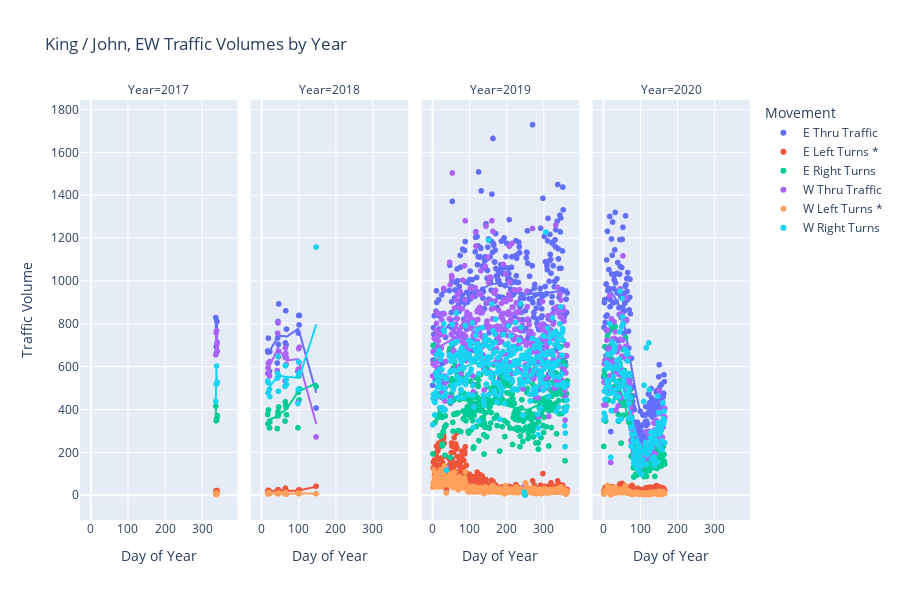

Notebook source saved alongside this figure:
### Code cell
fig = px.scatter(results, 
                 x="doy", 
                 y=["e_thru_vol", "e_left_vol", "e_right_vol", "w_thru_vol", "w_left_vol", "w_right_vol"], 
                 custom_data = ["date"], 
                 labels={
                     "doy" : "Day of Year", 
                     "value" : "Traffic Volume", 
                     "variable" : "Movement",
                     "year" : "Year"}, 
                 trendline="lowess", 
                 trendline_options=dict(frac=0.6),
                 facet_col="year",
                 height=600, 
                 title=titles_dict[intersection_uid] + " by Year")

fig.for_each_trace(lambda t: t.update(name = labels_dict[intersection_uid][t.name], 
                                      legendgroup = labels_dict[intersection_uid][t.name], 
                                      hovertemplate = t.hovertemplate.replace(t.name, labels_dict[intersection_uid][t.name]) + "<br>Date=%{customdata}"))
fig.show()

### Figure 1 — Plotly figure (JSON) as saved in the notebook; plotly's stock layout.template omitted (floating-point values rounded to 4 significant figures; data arrays with more than 128 entries replaced by an {"elided": "..."} marker saying what was removed)
{"data": [{"customdata": [["2017-12-04"], ["2017-12-05"], ["2017-12-06"], ["2017-12-07"], ["2017-12-08"]], "hovertemplate": "Movement=E Thru Traffic<br>Year=2017<br>Day of Year=%{x}<br>Traffic Volume=%{y}<extra></extra><br>Date=%{customdata}", "legendgroup": "E Thru Traffic", "marker": {"color": "#636efa", "symbol": "circle"}, "mode": "markers", "name": "E Thru Traffic", "showlegend": true, "type": "scattergl", "x": [338, 339, 340, 341, 342], "xaxis": "x", "y": [829, 693, 665, 811, 712], "yaxis": "y"}, {"hovertemplate": "<b>LOWESS trendline</b><br><br>Movement=E Thru Traffic<br>Year=2017<br>Day of Year=%{x}<br>Traffic Volume=%{y} <b>(trend)</b><extra></extra><br>Date=%{customdata}", "legendgroup": "E Thru Traffic", "marker": {"color": "#636efa", "symbol": "circle"}, "mode": "lines", "name": "E Thru Traffic", "showlegend": false, "type": "scattergl", "x": [338, 339, 340, 341, 342], "xaxis": "x", "y": [829, 693, 665, 811, 712], "yaxis": "y"}, {"customdata": [["2018-01-17"], ["2018-01-18"], ["2018-01-19"], ["2018-01-22"], ["2018-01-23"], ["2018-02-12"], ["2018-02-13"], ["2018-02-14"], ["2018-02-15"], ["2018-02-16"], ["2018-03-05"], ["2018-03-06"], ["2018-03-07"], ["2018-03-08"], ["2018-03-09"], ["2018-04-09"], ["2018-04-10"], ["2018-04-11"], ["2018-04-12"], ["2018-04-13"], ["2018-05-28"]], "hovertemplate": "Movement=E Thru Traffic<br>Year=2018<br>Day of Year=%{x}<br>Traffic Volume=%{y}<extra></extra><br>Date=%{customdata}", "legendgroup": "E Thru Traffic", "marker": {"color": "#636efa", "symbol": "circle"}, "mode": "markers", "name": "E Thru Traffic", "showlegend": false, "type": "scattergl", "x": [17, 18, 19, 22, 23, 43, 44, 45, 46, 47, 64, 65, 66, 67, 68, 99, 100, 101, 102, 103, 148], "xaxis": "x2", "y": [673, 668, 733, 578, 670, 617, 734, 811, 704, 893, 645, 711, 861, 703, 775, 578, 757, 839, 795, 839, 407], "yaxis": "y2"}, {"hovertemplate": "<b>LOWESS trendline</b><br><br>Movement=E Thru Traffic<br>Year=2018<br>Day of Year=%{x}<br>Traffic Volume=%{y} <b>(trend)</b><extra></extra><br>Date=%{customdata}", "legendgroup": "E Thru Traffic", "marker": {"color": "#636efa", "symbol": "circle"}, "mode": "lines", "name": "E Thru Traffic", "showlegend": false, "type": "scattergl", "x": [17, 18, 19, 22, 23, 43, 44, 45, 46, 47, 64, 65, 66, 67, 68, 99, 100, 101, 102, 103, 148], "xaxis": "x2", "y": [658.5, 661.3, 664.1, 672.8, 675.7, 732.3, 739.2, 744.0, 744.2, 743.4, 742.3, 741.8, 741.1, 740.2, 739.1, 776.3, 775.1, 771.9, 766.9, 760.5, 481.1], "yaxis": "y2"}, {"customdata": {"elided": "358x1 str values"}, "hovertemplate": "Movement=E Thru Traffic<br>Year=2019<br>Day of Year=%{x}<br>Traffic Volume=%{y}<extra></extra><br>Date=%{customdata}", "legendgroup": "E Thru Traffic", "marker": {"color": "#636efa", "symbol": "circle"}, "mode": "markers", "name": "E Thru Traffic", "showlegend": false, "type": "scattergl", "x": {"elided": "358 int values"}, "xaxis": "x3", "y": {"elided": "358 int values"}, "yaxis": "y3"}, {"hovertemplate": "<b>LOWESS trendline</b><br><br>Movement=E Thru Traffic<br>Year=2019<br>Day of Year=%{x}<br>Traffic Volume=%{y} <b>(trend)</b><extra></extra><br>Date=%{customdata}", "legendgroup": "E Thru Traffic", "marker": {"color": "#636efa", "symbol": "circle"}, "mode": "lines", "name": "E Thru Traffic", "showlegend": false, "type": "scattergl", "x": {"elided": "358 int values"}, "xaxis": "x3", "y": {"elided": "358 float values"}, "yaxis": "y3"}, {"customdata": {"elided": "166x1 str values"}, "hovertemplate": "Movement=E Thru Traffic<br>Year=2020<br>Day of Year=%{x}<br>Traffic Volume=%{y}<extra></extra><br>Date=%{customdata}", "legendgroup": "E Thru Traffic", "marker": {"color": "#636efa", "symbol": "circle"}, "mode": "markers", "name": "E Thru Traffic", "showlegend": false, "type": "scattergl", "x": {"elided": "166 int values"}, "xaxis": "x4", "y": {"elided": "166 int values"}, "yaxis": "y4"}, {"hovertemplate": "<b>LOWESS trendline</b><br><br>Movement=E Thru Traffic<br>Year=2020<br>Day of Year=%{x}<br>Traffic Volume=%{y} <b>(trend)</b><extra></extra><br>Date=%{customdata}", "legendgroup": "E Thru Traffic", "marker": {"color": "#636efa", "symbol": "circle"}, "mode": "lines", "name": "E Thru Traffic", "showlegend": false, "type": "scattergl", "x": {"elided": "166 int values"}, "xaxis": "x4", "y": {"elided": "166 float values"}, "yaxis": "y4"}, {"customdata": [["2017-12-04"], ["2017-12-05"], ["2017-12-06"], ["2017-12-07"], ["2017-12-08"]], "hovertemplate": "Movement=E Left Turns *<br>Year=2017<br>Day of Year=%{x}<br>Traffic Volume=%{y}<extra></extra><br>Date=%{customdata}", "legendgroup": "E Left Turns *", "marker": {"color": "#EF553B", "symbol": "circle"}, "mode": "markers", "name": "E Left Turns *", "showlegend": true, "type": "scattergl", "x": [338, 339, 340, 341, 342], "xaxis": "x", "y": [20, 20, 15, 22, 19], "yaxis": "y"}, {"hovertemplate": "<b>LOWESS trendline</b><br><br>Movement=E Left Turns *<br>Year=2017<br>Day of Year=%{x}<br>Traffic Volume=%{y} <b>(trend)</b><extra></extra><br>Date=%{customdata}", "legendgroup": "E Left Turns *", "marker": {"color": "#EF553B", "symbol": "circle"}, "mode": "lines", "name": "E Left Turns *", "showlegend": false, "type": "scattergl", "x": [338, 339, 340, 341, 342], "xaxis": "x", "y": [20, 20, 15, 22, 19], "yaxis": "y"}, {"customdata": [["2018-01-17"], ["2018-01-18"], ["2018-01-19"], ["2018-01-22"], ["2018-01-23"], ["2018-02-12"], ["2018-02-13"], ["2018-02-14"], ["2018-02-15"], ["2018-02-16"], ["2018-03-05"], ["2018-03-06"], ["2018-03-07"], ["2018-03-08"], ["2018-03-09"], ["2018-04-09"], ["2018-04-10"], ["2018-04-11"], ["2018-04-12"], ["2018-04-13"], ["2018-05-28"]], "hovertemplate": "Movement=E Left Turns *<br>Year=2018<br>Day of Year=%{x}<br>Traffic Volume=%{y}<extra></extra><br>Date=%{customdata}", "legendgroup": "E Left Turns *", "marker": {"color": "#EF553B", "symbol": "circle"}, "mode": "markers", "name": "E Left Turns *", "showlegend": false, "type": "scattergl", "x": [17, 18, 19, 22, 23, 43, 44, 45, 46, 47, 64, 65, 66, 67, 68, 99, 100, 101, 102, 103, 148], "xaxis": "x2", "y": [19, 18, 23, 9, 17, 20, 24, 26, 26, 23, 18, 33, 20, 22, 19, 17, 10, 25, 21, 25, 42], "yaxis": "y2"}, {"hovertemplate": "<b>LOWESS trendline</b><br><br>Movement=E Left Turns *<br>Year=2018<br>Day of Year=%{x}<br>Traffic Volume=%{y} <b>(trend)</b><extra></extra><br>Date=%{customdata}", "legendgroup": "E Left Turns *", "marker": {"color": "#EF553B", "symbol": "circle"}, "mode": "lines", "name": "E Left Turns *", "showlegend": false, "type": "scattergl", "x": [17, 18, 19, 22, 23, 43, 44, 45, 46, 47, 64, 65, 66, 67, 68, 99, 100, 101, 102, 103, 148], "xaxis": "x2", "y": [18.13, 18.32, 18.51, 19.09, 19.28, 23.17, 23.58, 23.74, 23.59, 23.39, 20.4, 20.22, 20.02, 19.83, 19.63, 21.86, 22.03, 22.3, 22.64, 23.04, 39.63], "yaxis": "y2"}, {"customdata": {"elided": "358x1 str values"}, "hovertemplate": "Movement=E Left Turns *<br>Year=2019<br>Day of Year=%{x}<br>Traffic Volume=%{y}<extra></extra><br>Date=%{customdata}", "legendgroup": "E Left Turns *", "marker": {"color": "#EF553B", "symbol": "circle"}, "mode": "markers", "name": "E Left Turns *", "showlegend": false, "type": "scattergl", "x": {"elided": "358 int values"}, "xaxis": "x3", "y": {"elided": "358 int values"}, "yaxis": "y3"}, {"hovertemplate": "<b>LOWESS trendline</b><br><br>Movement=E Left Turns *<br>Year=2019<br>Day of Year=%{x}<br>Traffic Volume=%{y} <b>(trend)</b><extra></extra><br>Date=%{customdata}", "legendgroup": "E Left Turns *", "marker": {"color": "#EF553B", "symbol": "circle"}, "mode": "lines", "name": "E Left Turns *", "showlegend": false, "type": "scattergl", "x": {"elided": "358 int values"}, "xaxis": "x3", "y": {"elided": "358 float values"}, "yaxis": "y3"}, {"customdata": {"elided": "166x1 str values"}, "hovertemplate": "Movement=E Left Turns *<br>Year=2020<br>Day of Year=%{x}<br>Traffic Volume=%{y}<extra></extra><br>Date=%{customdata}", "legendgroup": "E Left Turns *", "marker": {"color": "#EF553B", "symbol": "circle"}, "mode": "markers", "name": "E Left Turns *", "showlegend": false, "type": "scattergl", "x": {"elided": "166 int values"}, "xaxis": "x4", "y": {"elided": "166 int values"}, "yaxis": "y4"}, {"hovertemplate": "<b>LOWESS trendline</b><br><br>Movement=E Left Turns *<br>Year=2020<br>Day of Year=%{x}<br>Traffic Volume=%{y} <b>(trend)</b><extra></extra><br>Date=%{customdata}", "legendgroup": "E Left Turns *", "marker": {"color": "#EF553B", "symbol": "circle"}, "mode": "lines", "name": "E Left Turns *", "showlegend": false, "type": "scattergl", "x": {"elided": "166 int values"}, "xaxis": "x4", "y": {"elided": "166 float values"}, "yaxis": "y4"}, {"customdata": [["2017-12-04"], ["2017-12-05"], ["2017-12-06"], ["2017-12-07"], ["2017-12-08"]], "hovertemplate": "Movement=E Right Turns<br>Year=2017<br>Day of Year=%{x}<br>Traffic Volume=%{y}<extra></extra><br>Date=%{customdata}", "legendgroup": "E Right Turns", "marker": {"color": "#00cc96", "symbol": "circle"}, "mode": "markers", "name": "E Right Turns", "showlegend": true, "type": "scattergl", "x": [338, 339, 340, 341, 342], "xaxis": "x", "y": [415, 348, 351, 359, 371], "yaxis": "y"}, {"hovertemplate": "<b>LOWESS trendline</b><br><br>Movement=E Right Turns<br>Year=2017<br>Day of Year=%{x}<br>Traffic Volume=%{y} <b>(trend)</b><extra></extra><br>Date=%{customdata}", "legendgroup": "E Right Turns", "marker": {"color": "#00cc96", "symbol": "circle"}, "mode": "lines", "name": "E Right Turns", "showlegend": false, "type": "scattergl", "x": [338, 339, 340, 341, 342], "xaxis": "x", "y": [415, 348, 351, 359, 371], "yaxis": "y"}, {"customdata": [["2018-01-17"], ["2018-01-18"], ["2018-01-19"], ["2018-01-22"], ["2018-01-23"], ["2018-02-12"], ["2018-02-13"], ["2018-02-14"], ["2018-02-15"], ["2018-02-16"], ["2018-03-05"], ["2018-03-06"], ["2018-03-07"], ["2018-03-08"], ["2018-03-09"], ["2018-04-09"], ["2018-04-10"], ["2018-04-11"], ["2018-04-12"], ["2018-04-13"], ["2018-05-28"]], "hovertemplate": "Movement=E Right Turns<br>Year=2018<br>Day of Year=%{x}<br>Traffic Volume=%{y}<extra></extra><br>Date=%{customdata}", "legendgroup": "E Right Turns", "marker": {"color": "#00cc96", "symbol": "circle"}, "mode": "markers", "name": "E Right Turns", "showlegend": false, "type": "scattergl", "x": [17, 18, 19, 22, 23, 43, 44, 45, 46, 47, 64, 65, 66, 67, 68, 99, 100, 101, 102, 103, 148], "xaxis": "x2", "y": [377, 333, 398, 314, 342, 311, 370, 391, 373, 412, 346, 436, 419, 411, 376, 315, 480, 556, 446, 497, 507], "yaxis": "y2"}, {"hovertemplate": "<b>LOWESS trendline</b><br><br>Movement=E Right Turns<br>Year=2018<br>Day of Year=%{x}<br>Traffic Volume=%{y} <b>(trend)</b><extra></extra><br>Date=%{customdata}", "legendgroup": "E Right Turns", "marker": {"color": "#00cc96", "symbol": "circle"}, "mode": "lines", "name": "E Right Turns", "showlegend": false, "type": "scattergl", "x": [17, 18, 19, 22, 23, 43, 44, 45, 46, 47, 64, 65, 66, 67, 68, 99, 100, 101, 102, 103, 148], "xaxis": "x2", "y": [351.3, 351.8, 352.4, 354.3, 355.0, 366.7, 369.3, 371.8, 373.8, 375.2, 397.7, 398.8, 399.8, 400.7, 401.5, 482.6, 484.4, 485.6, 486.4, 486.8, 521.8], "yaxis": "y2"}, {"customdata": {"elided": "358x1 str values"}, "hovertemplate": "Movement=E Right Turns<br>Year=2019<br>Day of Year=%{x}<br>Traffic Volume=%{y}<extra></extra><br>Date=%{customdata}", "legendgroup": "E Right Turns", "marker": {"color": "#00cc96", "symbol": "circle"}, "mode": "markers", "name": "E Right Turns", "showlegend": false, "type": "scattergl", "x": {"elided": "358 int values"}, "xaxis": "x3", "y": {"elided": "358 int values"}, "yaxis": "y3"}, {"hovertemplate": "<b>LOWESS trendline</b><br><br>Movement=E Right Turns<br>Year=2019<br>Day of Year=%{x}<br>Traffic Volume=%{y} <b>(trend)</b><extra></extra><br>Date=%{customdata}", "legendgroup": "E Right Turns", "marker": {"color": "#00cc96", "symbol": "circle"}, "mode": "lines", "name": "E Right Turns", "showlegend": false, "type": "scattergl", "x": {"elided": "358 int values"}, "xaxis": "x3", "y": {"elided": "358 float values"}, "yaxis": "y3"}, {"customdata": {"elided": "166x1 str values"}, "hovertemplate": "Movement=E Right Turns<br>Year=2020<br>Day of Year=%{x}<br>Traffic Volume=%{y}<extra></extra><br>Date=%{customdata}", "legendgroup": "E Right Turns", "marker": {"color": "#00cc96", "symbol": "circle"}, "mode": "markers", "name": "E Right Turns", "showlegend": false, "type": "scattergl", "x": {"elided": "166 int values"}, "xaxis": "x4", "y": {"elided": "166 int values"}, "yaxis": "y4"}, {"hovertemplate": "<b>LOWESS trendline</b><br><br>Movement=E Right Turns<br>Year=2020<br>Day of Year=%{x}<br>Traffic Volume=%{y} <b>(trend)</b><extra></extra><br>Date=%{customdata}", "legendgroup": "E Right Turns", "marker": {"color": "#00cc96", "symbol": "circle"}, "mode": "lines", "name": "E Right Turns", "showlegend": false, "type": "scattergl", "x": {"elided": "166 int values"}, "xaxis": "x4", "y": {"elided": "166 float values"}, "yaxis": "y4"}, {"customdata": [["2017-12-04"], ["2017-12-05"], ["2017-12-06"], ["2017-12-07"], ["2017-12-08"]], "hovertemplate": "Movement=W Thru Traffic<br>Year=2017<br>Day of Year=%{x}<br>Traffic Volume=%{y}<extra></extra><br>Date=%{customdata}", "legendgroup": "W Thru Traffic", "marker": {"color": "#ab63fa", "symbol": "circle"}, "mode": "markers", "name": "W Thru Traffic", "showlegend": true, "type": "scattergl", "x": [338, 339, 340, 341, 342], "xaxis": "x", "y": [655, 759, 768, 706, 673], "yaxis": "y"}, {"hovertemplate": "<b>LOWESS trendline</b><br><br>Movement=W Thru Traffic<br>Year=2017<br>Day of Year=%{x}<br>Traffic Volume=%{y} <b>(trend)</b><extra></extra><br>Date=%{customdata}", "legendgroup": "W Thru Traffic", "marker": {"color": "#ab63fa", "symbol": "circle"}, "mode": "lines", "name": "W Thru Traffic", "showlegend": false, "type": "scattergl", "x": [338, 339, 340, 341, 342], "xaxis": "x", "y": [655, 759, 768, 706, 673], "yaxis": "y"}, {"customdata": [["2018-01-17"], ["2018-01-18"], ["2018-01-19"], ["2018-01-22"], ["2018-01-23"], ["2018-02-12"], ["2018-02-13"], ["2018-02-14"], ["2018-02-15"], ["2018-02-16"], ["2018-03-05"], ["2018-03-06"], ["2018-03-07"], ["2018-03-08"], ["2018-03-09"], ["2018-04-09"], ["2018-04-10"], ["2018-04-11"], ["2018-04-12"], ["2018-04-13"], ["2018-05-28"]], "hovertemplate": "Movement=W Thru Traffic<br>Year=2018<br>Day of Year=%{x}<br>Traffic Volume=%{y}<extra></extra><br>Date=%{customdata}", "legendgroup": "W Thru Traffic", "marker": {"color": "#ab63fa", "symbol": "circle"}, "mode": "markers", "name": "W Thru Traffic", "showlegend": false, "type": "scattergl", "x": [17, 18, 19, 22, 23, 43, 44, 45, 46, 47, 64, 65, 66, 67, 68, 99, 100, 101, 102, 103, 148], "xaxis": "x2", "y": [568, 594, 617, 557, 624, 582, 756, 804, 646, 672, 534, 687, 662, 610, 641, 432, 588, 684, 620, 691, 272], "yaxis": "y2"}, {"hovertemplate": "<b>LOWESS trendline</b><br><br>Movement=W Thru Traffic<br>Year=2018<br>Day of Year=%{x}<br>Traffic Volume=%{y} <b>(trend)</b><extra></extra><br>Date=%{customdata}", "legendgroup": "W Thru Traffic", "marker": {"color": "#ab63fa", "symbol": "circle"}, "mode": "lines", "name": "W Thru Traffic", "showlegend": false, "type": "scattergl", "x": [17, 18, 19, 22, 23, 43, 44, 45, 46, 47, 64, 65, 66, 67, 68, 99, 100, 101, 102, 103, 148], "xaxis": "x2", "y": [581.9, 585.7, 589.5, 600.7, 604.5, 681.3, 686.0, 687.5, 684.4, 681.6, 638.3, 635.7, 633.1, 630.5, 628.1, 635.7, 633.6, 629.7, 624.1, 617.4, 335.8], "yaxis": "y2"}, {"customdata": {"elided": "358x1 str values"}, "hovertemplate": "Movement=W Thru Traffic<br>Year=2019<br>Day of Year=%{x}<br>Traffic Volume=%{y}<extra></extra><br>Date=%{customdata}", "legendgroup": "W Thru Traffic", "marker": {"color": "#ab63fa", "symbol": "circle"}, "mode": "markers", "name": "W Thru Traffic", "showlegend": false, "type": "scattergl", "x": {"elided": "358 int values"}, "xaxis": "x3", "y": {"elided": "358 int values"}, "yaxis": "y3"}, {"hovertemplate": "<b>LOWESS trendline</b><br><br>Movement=W Thru Traffic<br>Year=2019<br>Day of Year=%{x}<br>Traffic Volume=%{y} <b>(trend)</b><extra></extra><br>Date=%{customdata}", "legendgroup": "W Thru Traffic", "marker": {"color": "#ab63fa", "symbol": "circle"}, "mode": "lines", "name": "W Thru Traffic", "showlegend": false, "type": "scattergl", "x": {"elided": "358 int values"}, "xaxis": "x3", "y": {"elided": "358 float values"}, "yaxis": "y3"}, {"customdata": {"elided": "166x1 str values"}, "hovertemplate": "Movement=W Thru Traffic<br>Year=2020<br>Day of Year=%{x}<br>Traffic Volume=%{y}<extra></extra><br>Date=%{customdata}", "legendgroup": "W Thru Traffic", "marker": {"color": "#ab63fa", "symbol": "circle"}, "mode": "markers", "name": "W Thru Traffic", "showlegend": false, "type": "scattergl", "x": {"elided": "166 int values"}, "xaxis": "x4", "y": {"elided": "166 int values"}, "yaxis": "y4"}, {"hovertemplate": "<b>LOWESS trendline</b><br><br>Movement=W Thru Traffic<br>Year=2020<br>Day of Year=%{x}<br>Traffic Volume=%{y} <b>(trend)</b><extra></extra><br>Date=%{customdata}", "legendgroup": "W Thru Traffic", "marker": {"color": "#ab63fa", "symbol": "circle"}, "mode": "lines", "name": "W Thru Traffic", "showlegend": false, "type": "scattergl", "x": {"elided": "166 int values"}, "xaxis": "x4", "y": {"elided": "166 float values"}, "yaxis": "y4"}, {"customdata": [["2017-12-04"], ["2017-12-05"], ["2017-12-06"], ["2017-12-07"], ["2017-12-08"]], "hovertemplate": "Movement=W Left Turns *<br>Year=2017<br>Day of Year=%{x}<br>Traffic Volume=%{y}<extra></extra><br>Date=%{customdata}", "legendgroup": "W Left Turns *", "marker": {"color": "#FFA15A", "symbol": "circle"}, "mode": "markers", "name": "W Left Turns *", "showlegend": true, "type": "scattergl", "x": [338, 339, 340, 341, 342], "xaxis": "x", "y": [5, 11, 4, 3, 8], "yaxis": "y"}, {"hovertemplate": "<b>LOWESS trendline</b><br><br>Movement=W Left Turns *<br>Year=2017<br>Day of Year=%{x}<br>Traffic Volume=%{y} <b>(trend)</b><extra></extra><br>Date=%{customdata}", "legendgroup": "W Left Turns *", "marker": {"color": "#FFA15A", "symbol": "circle"}, "mode": "lines", "name": "W Left Turns *", "showlegend": false, "type": "scattergl", "x": [338, 339, 340, 341, 342], "xaxis": "x", "y": [5, 11, 4, 3, 8], "yaxis": "y"}, {"customdata": [["2018-01-17"], ["2018-01-18"], ["2018-01-19"], ["2018-01-22"], ["2018-01-23"], ["2018-02-12"], ["2018-02-13"], ["2018-02-14"], ["2018-02-15"], ["2018-02-16"], ["2018-03-05"], ["2018-03-06"], ["2018-03-07"], ["2018-03-08"], ["2018-03-09"], ["2018-04-09"], ["2018-04-10"], ["2018-04-11"], ["2018-04-12"], ["2018-04-13"], ["2018-05-28"]], "hovertemplate": "Movement=W Left Turns *<br>Year=2018<br>Day of Year=%{x}<br>Traffic Volume=%{y}<extra></extra><br>Date=%{customdata}", "legendgroup": "W Left Turns *", "marker": {"color": "#FFA15A", "symbol": "circle"}, "mode": "markers", "name": "W Left Turns *", "showlegend": false, "type": "scattergl", "x": [17, 18, 19, 22, 23, 43, 44, 45, 46, 47, 64, 65, 66, 67, 68, 99, 100, 101, 102, 103, 148], "xaxis": "x2", "y": [6, 11, 7, 11, 7, 7, 8, 7, 8, 10, 7, 5, 13, 9, 5, 10, 9, 7, 8, 9, 7], "yaxis": "y2"}, {"hovertemplate": "<b>LOWESS trendline</b><br><br>Movement=W Left Turns *<br>Year=2018<br>Day of Year=%{x}<br>Traffic Volume=%{y} <b>(trend)</b><extra></extra><br>Date=%{customdata}", "legendgroup": "W Left Turns *", "marker": {"color": "#FFA15A", "symbol": "circle"}, "mode": "lines", "name": "W Left Turns *", "showlegend": false, "type": "scattergl", "x": [17, 18, 19, 22, 23, 43, 44, 45, 46, 47, 64, 65, 66, 67, 68, 99, 100, 101, 102, 103, 148], "xaxis": "x2", "y": [8.109, 8.102, 8.095, 8.076, 8.07, 7.835, 7.861, 7.883, 7.846, 7.782, 6.735, 6.666, 6.594, 6.516, 6.432, 8.459, 8.492, 8.506, 8.501, 8.483, 7.544], "yaxis": "y2"}, {"customdata": {"elided": "358x1 str values"}, "hovertemplate": "Movement=W Left Turns *<br>Year=2019<br>Day of Year=%{x}<br>Traffic Volume=%{y}<extra></extra><br>Date=%{customdata}", "legendgroup": "W Left Turns *", "marker": {"color": "#FFA15A", "symbol": "circle"}, "mode": "markers", "name": "W Left Turns *", "showlegend": false, "type": "scattergl", "x": {"elided": "358 int values"}, "xaxis": "x3", "y": {"elided": "358 int values"}, "yaxis": "y3"}, {"hovertemplate": "<b>LOWESS trendline</b><br><br>Movement=W Left Turns *<br>Year=2019<br>Day of Year=%{x}<br>Traffic Volume=%{y} <b>(trend)</b><extra></extra><br>Date=%{customdata}", "legendgroup": "W Left Turns *", "marker": {"color": "#FFA15A", "symbol": "circle"}, "mode": "lines", "name": "W Left Turns *", "showlegend": false, "type": "scattergl", "x": {"elided": "358 int values"}, "xaxis": "x3", "y": {"elided": "358 float values"}, "yaxis": "y3"}, {"customdata": {"elided": "166x1 str values"}, "hovertemplate": "Movement=W Left Turns *<br>Year=2020<br>Day of Year=%{x}<br>Traffic Volume=%{y}<extra></extra><br>Date=%{customdata}", "legendgroup": "W Left Turns *", "marker": {"color": "#FFA15A", "symbol": "circle"}, "mode": "markers", "name": "W Left Turns *", "showlegend": false, "type": "scattergl", "x": {"elided": "166 int values"}, "xaxis": "x4", "y": {"elided": "166 int values"}, "yaxis": "y4"}, {"hovertemplate": "<b>LOWESS trendline</b><br><br>Movement=W Left Turns *<br>Year=2020<br>Day of Year=%{x}<br>Traffic Volume=%{y} <b>(trend)</b><extra></extra><br>Date=%{customdata}", "legendgroup": "W Left Turns *", "marker": {"color": "#FFA15A", "symbol": "circle"}, "mode": "lines", "name": "W Left Turns *", "showlegend": false, "type": "scattergl", "x": {"elided": "166 int values"}, "xaxis": "x4", "y": {"elided": "166 float values"}, "yaxis": "y4"}, {"customdata": [["2017-12-04"], ["2017-12-05"], ["2017-12-06"], ["2017-12-07"], ["2017-12-08"]], "hovertemplate": "Movement=W Right Turns<br>Year=2017<br>Day of Year=%{x}<br>Traffic Volume=%{y}<extra></extra><br>Date=%{customdata}", "legendgroup": "W Right Turns", "marker": {"color": "#19d3f3", "symbol": "circle"}, "mode": "markers", "name": "W Right Turns", "showlegend": true, "type": "scattergl", "x": [338, 339, 340, 341, 342], "xaxis": "x", "y": [439, 519, 603, 521, 527], "yaxis": "y"}, {"hovertemplate": "<b>LOWESS trendline</b><br><br>Movement=W Right Turns<br>Year=2017<br>Day of Year=%{x}<br>Traffic Volume=%{y} <b>(trend)</b><extra></extra><br>Date=%{customdata}", "legendgroup": "W Right Turns", "marker": {"color": "#19d3f3", "symbol": "circle"}, "mode": "lines", "name": "W Right Turns", "showlegend": false, "type": "scattergl", "x": [338, 339, 340, 341, 342], "xaxis": "x", "y": [439, 519, 603, 521, 527], "yaxis": "y"}, {"customdata": [["2018-01-17"], ["2018-01-18"], ["2018-01-19"], ["2018-01-22"], ["2018-01-23"], ["2018-02-12"], ["2018-02-13"], ["2018-02-14"], ["2018-02-15"], ["2018-02-16"], ["2018-03-05"], ["2018-03-06"], ["2018-03-07"], ["2018-03-08"], ["2018-03-09"], ["2018-04-09"], ["2018-04-10"], ["2018-04-11"], ["2018-04-12"], ["2018-04-13"], ["2018-05-28"]], "hovertemplate": "Movement=W Right Turns<br>Year=2018<br>Day of Year=%{x}<br>Traffic Volume=%{y}<extra></extra><br>Date=%{customdata}", "legendgroup": "W Right Turns", "marker": {"color": "#19d3f3", "symbol": "circle"}, "mode": "markers", "name": "W Right Turns", "showlegend": false, "type": "scattergl", "x": [17, 18, 19, 22, 23, 43, 44, 45, 46, 47, 64, 65, 66, 67, 68, 99, 100, 101, 102, 103, 148], "xaxis": "x2", "y": [532, 478, 525, 494, 460, 546, 568, 648, 485, 556, 508, 605, 604, 540, 517, 428, 494, 622, 568, 572, 1158], "yaxis": "y2"}, {"hovertemplate": "<b>LOWESS trendline</b><br><br>Movement=W Right Turns<br>Year=2018<br>Day of Year=%{x}<br>Traffic Volume=%{y} <b>(trend)</b><extra></extra><br>Date=%{customdata}", "legendgroup": "W Right Turns", "marker": {"color": "#19d3f3", "symbol": "circle"}, "mode": "lines", "name": "W Right Turns", "showlegend": false, "type": "scattergl", "x": [17, 18, 19, 22, 23, 43, 44, 45, 46, 47, 64, 65, 66, 67, 68, 99, 100, 101, 102, 103, 148], "xaxis": "x2", "y": [494.4, 496.5, 498.7, 505.2, 507.4, 553.5, 556.9, 558.6, 558.2, 558.2, 553.7, 553.4, 553.2, 553.0, 552.8, 548.8, 549.2, 550.1, 551.5, 553.4, 793.8], "yaxis": "y2"}, {"customdata": {"elided": "358x1 str values"}, "hovertemplate": "Movement=W Right Turns<br>Year=2019<br>Day of Year=%{x}<br>Traffic Volume=%{y}<extra></extra><br>Date=%{customdata}", "legendgroup": "W Right Turns", "marker": {"color": "#19d3f3", "symbol": "circle"}, "mode": "markers", "name": "W Right Turns", "showlegend": false, "type": "scattergl", "x": {"elided": "358 int values"}, "xaxis": "x3", "y": {"elided": "358 int values"}, "yaxis": "y3"}, {"hovertemplate": "<b>LOWESS trendline</b><br><br>Movement=W Right Turns<br>Year=2019<br>Day of Year=%{x}<br>Traffic Volume=%{y} <b>(trend)</b><extra></extra><br>Date=%{customdata}", "legendgroup": "W Right Turns", "marker": {"color": "#19d3f3", "symbol": "circle"}, "mode": "lines", "name": "W Right Turns", "showlegend": false, "type": "scattergl", "x": {"elided": "358 int values"}, "xaxis": "x3", "y": {"elided": "358 float values"}, "yaxis": "y3"}, {"customdata": {"elided": "166x1 str values"}, "hovertemplate": "Movement=W Right Turns<br>Year=2020<br>Day of Year=%{x}<br>Traffic Volume=%{y}<extra></extra><br>Date=%{customdata}", "legendgroup": "W Right Turns", "marker": {"color": "#19d3f3", "symbol": "circle"}, "mode": "markers", "name": "W Right Turns", "showlegend": false, "type": "scattergl", "x": {"elided": "166 int values"}, "xaxis": "x4", "y": {"elided": "166 int values"}, "yaxis": "y4"}, {"hovertemplate": "<b>LOWESS trendline</b><br><br>Movement=W Right Turns<br>Year=2020<br>Day of Year=%{x}<br>Traffic Volume=%{y} <b>(trend)</b><extra></extra><br>Date=%{customdata}", "legendgroup": "W Right Turns", "marker": {"color": "#19d3f3", "symbol": "circle"}, "mode": "lines", "name": "W Right Turns", "showlegend": false, "type": "scattergl", "x": {"elided": "166 int values"}, "xaxis": "x4", "y": {"elided": "166 float values"}, "yaxis": "y4"}], "layout": {"annotations": [{"font": {}, "showarrow": false, "text": "Year=2017", "x": 0.1175, "xanchor": "center", "xref": "paper", "y": 1, "yanchor": "bottom", "yref": "paper"}, {"font": {}, "showarrow": false, "text": "Year=2018", "x": 0.3725, "xanchor": "center", "xref": "paper", "y": 1, "yanchor": "bottom", "yref": "paper"}, {"font": {}, "showarrow": false, "text": "Year=2019", "x": 0.6275, "xanchor": "center", "xref": "paper", "y": 1, "yanchor": "bottom", "yref": "paper"}, {"font": {}, "showarrow": false, "text": "Year=2020", "x": 0.8825, "xanchor": "center", "xref": "paper", "y": 1, "yanchor": "bottom", "yref": "paper"}], "height": 600, "legend": {"title": {"text": "Movement"}, "tracegroupgap": 0}, "title": {"text": "King / John, EW Traffic Volumes by Year"}, "xaxis": {"anchor": "y", "domain": [0, 0.235], "title": {"text": "Day of Year"}}, "xaxis2": {"anchor": "y2", "domain": [0.255, 0.49], "matches": "x", "title": {"text": "Day of Year"}}, "xaxis3": {"anchor": "y3", "domain": [0.51, 0.745], "matches": "x", "title": {"text": "Day of Year"}}, "xaxis4": {"anchor": "y4", "domain": [0.765, 1.0], "matches": "x", "title": {"text": "Day of Year"}}, "yaxis": {"anchor": "x", "domain": [0, 1], "title": {"text": "Traffic Volume"}}, "yaxis2": {"anchor": "x2", "domain": [0, 1], "matches": "y", "showticklabels": false}, "yaxis3": {"anchor": "x3", "domain": [0, 1], "matches": "y", "showticklabels": false}, "yaxis4": {"anchor": "x4", "domain": [0, 1], "matches": "y", "showticklabels": false}}}
